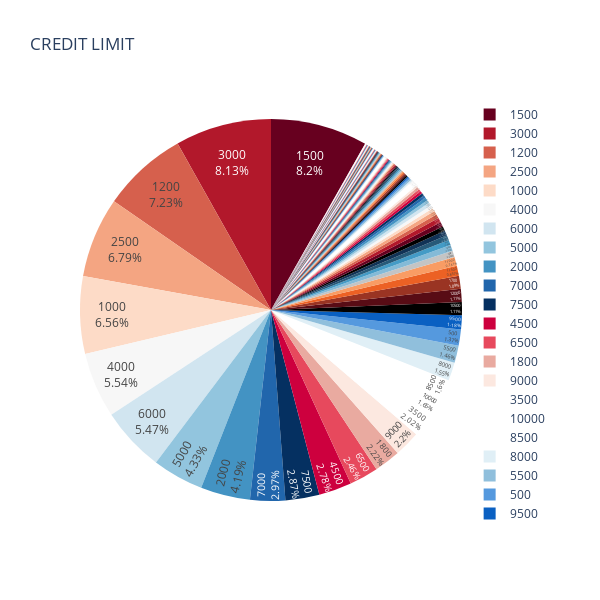

Source (notebook cell):
### Markdown cell above
### IV.I Kredit Limit

### Code cell
fig = px.pie(df, names='CREDIT_LIMIT', height=600, width= 600, color_discrete_sequence=px.colors.sequential.RdBu,  title='CREDIT LIMIT')
fig.update_traces(textposition='inside', textinfo='percent+label')
fig.show()

### Figure 1 — Plotly figure (JSON) as saved in the notebook; plotly's stock layout.template omitted (floating-point values rounded to 4 significant figures; data arrays with more than 128 entries replaced by an {"elided": "..."} marker saying what was removed)
{"data": [{"domain": {"x": [0, 1], "y": [0, 1]}, "hovertemplate": "CREDIT_LIMIT=%{label}<extra></extra>", "labels": {"elided": "4316 float values"}, "legendgroup": "", "name": "", "showlegend": true, "textinfo": "percent+label", "textposition": "inside", "type": "pie"}], "layout": {"height": 600, "legend": {"tracegroupgap": 0}, "piecolorway": ["rgb(103,0,31)", "rgb(178,24,43)", "rgb(214,96,77)", "rgb(244,165,130)", "rgb(253,219,199)", "rgb(247,247,247)", "rgb(209,229,240)", "rgb(146,197,222)", "rgb(67,147,195)", "rgb(33,102,172)", "rgb(5,48,97)"], "title": {"text": "CREDIT LIMIT"}, "width": 600}}
